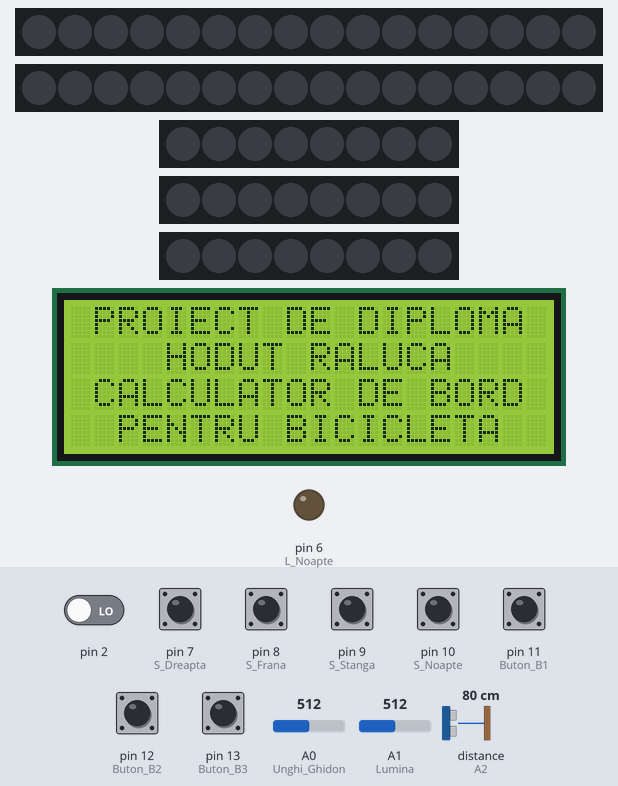
A sketch run on a simulated Arduino Uno, built with avr-gcc and run on an emulated ATmega328P. Parts: 2 × 16 RGB LEDs in strip order, left to right, 3 × 8 RGB LEDs in strip order, left to right, 20×4 character LCD, output pins drawn as LEDs (lit = HIGH). The test bench sets the inputs (shaded band); at power-on: pin 7 (S_Dreapta), pin 8 (S_Frana), pin 9 (S_Stanga), pin 10 (S_Noapte), pin 11 (Buton_B1), pin 12 (Buton_B2), pin 13 (Buton_B3) HIGH, pin 2 LOW, A0 (Unghi_Ghidon) = 512, A1 (Lumina) = 512, distance to the obstacle (sensor on A2) 80 cm. The echo pulse lasts 58.3 µs per cm; pins used as bus, display or sensor lines are not drawn.

Above: at 1.0 s.
1.1 s: pin 12 (Buton_B2) pulled LOW for 0.15 s
At 2.5 s:
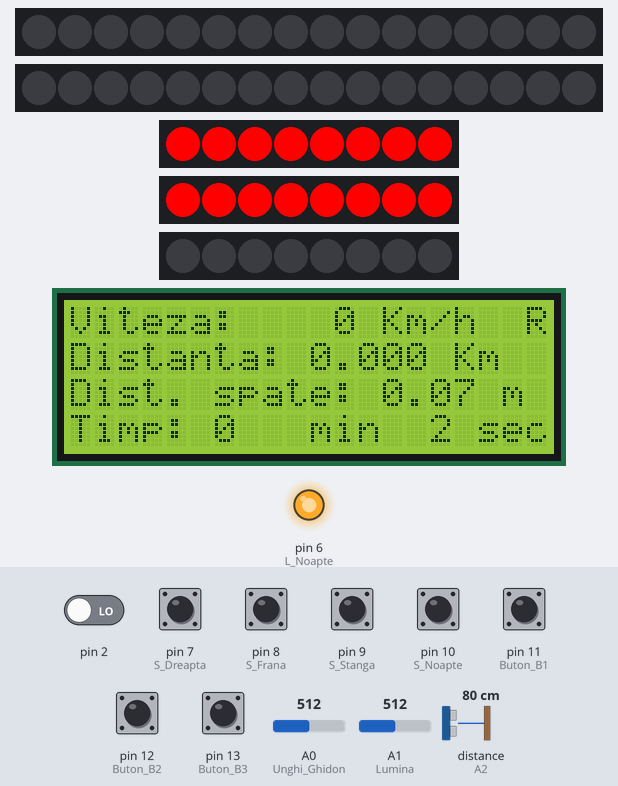
2.9 s: pin 13 (Buton_B3) pulled LOW for 1 s
At 4.3 s:
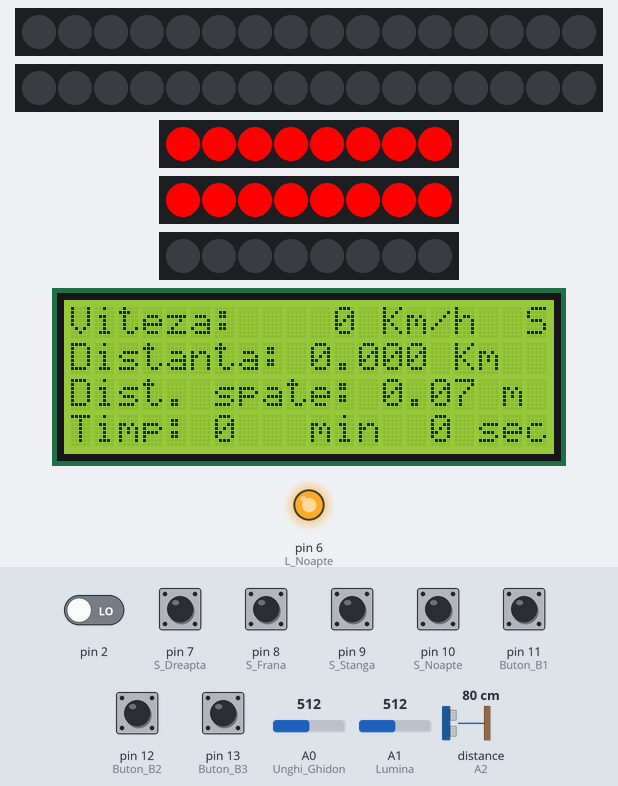
5.4 s: A0 (Unghi_Ghidon) set to 587
6.9 s: A0 (Unghi_Ghidon) set to 613
At 7.17 s:
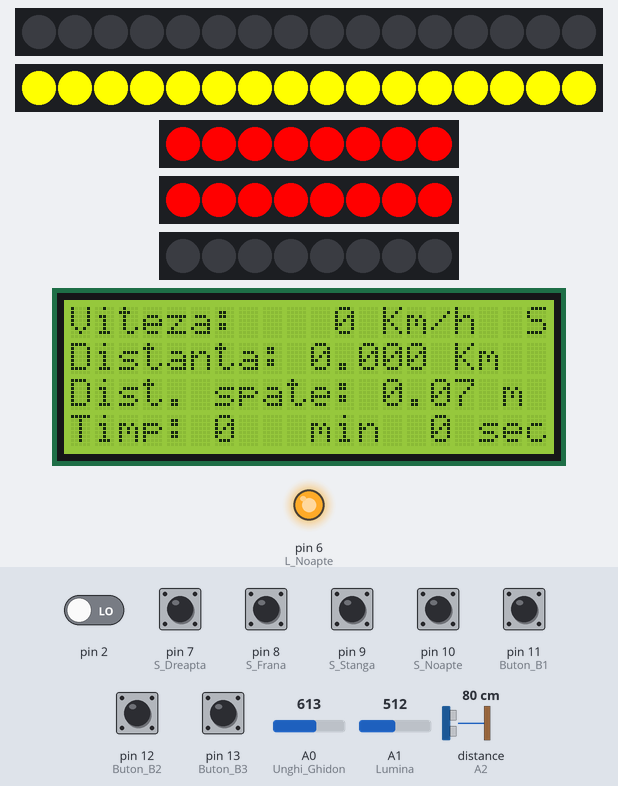
9.9 s: A1 (Lumina) set to 109
11.5 s: A1 (Lumina) set to 96
At 12.5 s:
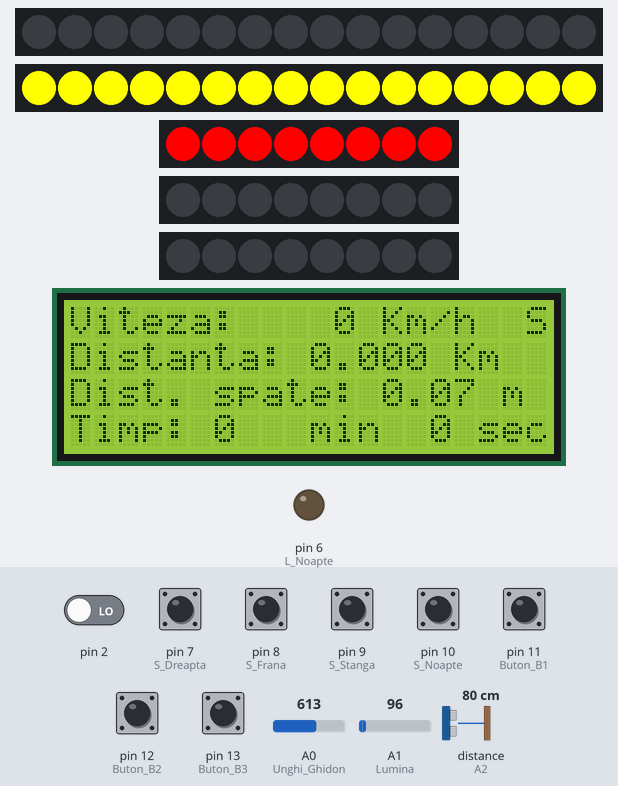
Timing chart, 0 to 14.5 s (numbered marks = the images above; inputs shaded):
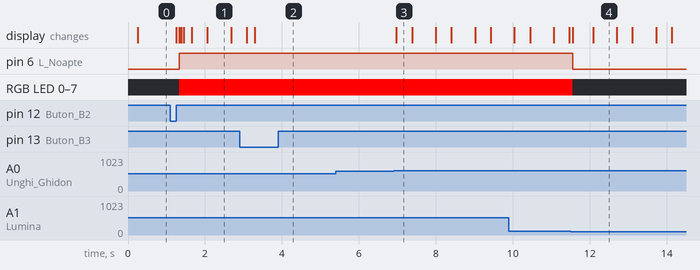

The sketch:

Bicicleta_Fix_Mod.ino
```cpp
#include <Wire.h>
#include <LiquidCrystal_I2C.h>
#include <FastLED.h>

#define Buton_B3          13      //buton 3
#define Buton_B2          12      //buton 2
#define Buton_B1          11      //buton 1
#define S_Noapte          10      //switch far-ochi de pisica
#define S_Stanga          9       //buton semnalizare stanga
#define S_Frana           8       //buton frana
#define S_Dreapta         7       //buton semnalizare dreapta
#define L_Noapte          6       //LED semnalizare noapte activat
#define L_Frana           5       //LED semnalizare frana
#define L_Ochi_de_Pisica  4       //LED Ochi de Pisica
#define L_Distanta        3       //LED semnalizare dreapta
#define L_Dreapta         1       //LED semnalizare frana
#define L_Stanga          0       //LED semnalizare stanga
//#define S_Viteza          0       //senzorul de masurare a vitezei

#define  Unghi_Ghidon     A0      //unghi ghidon - analogic
#define  Lumina           A1      //intensitate luminoasa - analogic
#define echoPin           A2      //echo - de la sonar
#define trigPin           A3      //trigger - pentru sonar


#define ct_Timer1   65550         //100 msec

#define dist_100cm   100
#define dist_80cm     80
#define dist_70cm     70
#define dist_60cm     60
#define dist_m50cm    50

//senzor ultrasonic
float perioada;
//int mas_distanta_spate;
int mas_distanta_spate;

//unghi ghidon
volatile int mas_unghi_ghidon=512;

//bare LED-uri
CRGB LED_Stanga[16];
CRGB LED_Dreapta[16];
CRGB LED_Distanta[8];
CRGB LED_Ochi_Pisica[8];
CRGB LED_Frana[8];

// Afisajul LCD la adresa 0x27 pentru 20 caractere si 4 linii
LiquidCrystal_I2C lcd(0x20, 20, 4);
void  afis_ecran(char sir_afis[80]);

char ecran_lucru[80];

//contoare timer
volatile int cont_500msec = 0;
volatile int cont_1sec = 0;
volatile bool pulse_500msec = false;
volatile bool pulse_1sec = false;

//viteza, distanta
float viteza = 0.0;               //viteza in km/h
float dist_viteza = 0.0;
float distanta = 0;             //distanta in km
float old_distanta = 0.0;
float r_roata = 0.305;          //24 inch -> raza de 30.48 cm  20 = 25.4, 24 =30.48 ; 26=33.02, 29=36.83
float d_roata = 24.0;
float nr_imp = 24.0;            //24 imp/rotatie
float L_roata;                  //circumferinta roata
float L_imp;                    //distanta pentru un impuls;
float contor_distanta = 0.0;
float old_contor_distanta = 0.0;
volatile int  old_impuls_dist = LOW;
int sec = 0;
int min = 0;
int ora = 0;
bool start_stop = false;

/******************************************************************
 Definitii functii semnalizare directie, frana si noapte
*******************************************************************/
void semnal_stanga(void);
void semnal_dreapta(void);
void semnal_frana(void);
void semnal_noapte(void);
int  mas_unghi(void);
void setari(void);

/******************************************************************
 Definitii functie calcul viteza si distanta
*******************************************************************/
//void calcul_viteza_distanta(void);

/******************************************************************
 Definitii functii semnalizare distanta
*******************************************************************/
void afis_distanta(void);

//intrerupere timer 1
ISR (TIMER1_OVF_vect){
//reincarcare constanta de timp
  TCNT1 = ct_Timer1;

//masurare 500msec
  cont_500msec++;
  if(cont_500msec == 2){
    cont_500msec = 0;
    pulse_500msec=!pulse_500msec;
    if(start_stop == false){
        return;
    }
//afisare viteza
     dist_viteza =(contor_distanta - old_distanta);
     old_distanta = contor_distanta;
    if(dist_viteza != 0.0){
     viteza = dist_viteza * 12.0;
    }
    else
      viteza = 0.0;
    sec++;
    if(sec == 60){
       sec = 0;
       min++;
    }
  }

//masurare 1sec
  cont_1sec++;
  if(cont_1sec == 10){
    cont_1sec = 0;
    pulse_1sec = !pulse_1sec;
  }

}

void setup() {
int tmp_i;
// Butoane
  pinMode(S_Stanga,INPUT_PULLUP);       //buton semnalizare stanga
  pinMode(S_Frana,INPUT_PULLUP);        //buton frana
  pinMode(S_Dreapta,INPUT_PULLUP);      //buton semnalizare dreapta
  pinMode(S_Noapte,INPUT_PULLUP);       //switch semnalizare noapte
  pinMode(Buton_B1,INPUT_PULLUP);
  pinMode(Buton_B2,INPUT_PULLUP);
  pinMode(Buton_B3,INPUT_PULLUP);

//LED-uri semnalizare
  FastLED.addLeds<WS2812, L_Stanga, GRB>(LED_Stanga, 16);
  FastLED.addLeds<WS2812, L_Dreapta, GRB>(LED_Dreapta, 16);
  FastLED.addLeds<WS2812, L_Distanta, GRB>(LED_Distanta, 8);
  FastLED.addLeds<WS2812, L_Ochi_de_Pisica, GRB>(LED_Ochi_Pisica, 8);
  FastLED.addLeds<WS2812, L_Frana, GRB>(LED_Frana, 8);

  for(tmp_i=0;tmp_i<16;tmp_i++){
      LED_Stanga[tmp_i] = CRGB ( 0, 0, 0);
      FastLED.show();
  }

//Releu noapte
  pinMode(L_Noapte,OUTPUT);
  digitalWrite(L_Noapte,LOW);

// initialize the LCD
	lcd.begin();
//            *       Linia 0    **     Linia 1      **   Linia 2        **       Linia 3    *
//            01234567890123456789012345678901234567890123456789012345678901234567890123456789
  afis_ecran(" PROIECT DE DIPLOMA     HODUT RALUCA     CALCULATOR DE BORD   PENTRU BICICLETA  ");
//  while(digitalRead(Buton_B3)==HIGH);
//            *       Linia 0    **     Linia 1      **   Linia 2        **       Linia 3    *
//            01234567890123456789012345678901234567890123456789012345678901234567890123456789
//  afis_ecran("Buton B1: Setup     Buton B2: Start                                             ");
  while(1){
    if(digitalRead(Buton_B1)==LOW){
      start_stop = false;
      setari();
    }
    if(digitalRead(Buton_B2)==LOW){
      start_stop = true;
      break;
    }
  }

//            *       Linia 0    **     Linia 1      **   Linia 2        **       Linia 3    *
//            01234567890123456789012345678901234567890123456789012345678901234567890123456789
  afis_ecran("Viteza:      Km/h   Distanta:       Km  Dist. spate:      m Timp:     min    sec");

//initializare timer 1
  cli();
  TCCR1A = 0x00;
  TCCR1B = 0x03;        //fact presc 256
  TCNT1 = ct_Timer1;    //100 msec
  TIMSK1 |=(1<<TOIE1);
  sei();
//senzor ultrasonic
  pinMode(trigPin, OUTPUT);
	pinMode(echoPin, INPUT);

//calcule miscare
 L_roata = 2*3.14*r_roata;                  //circumferinta roata
 L_imp = L_roata/nr_imp;                    //distanta pentru un impuls;


 attachInterrupt(digitalPinToInterrupt(2),calcul_viteza_distanta,RISING);
}


void loop() {
//masurare unghi ghidon
  mas_unghi_ghidon = mas_unghi();
//masurare distanta
//  afis_distanta();
//miscare stanga
  semnal_stanga();
//miscare dreapta
  semnal_dreapta();
//frana
  semnal_frana();
//activare semnalizare noaptea
  semnal_noapte();
//afisare distanta spate
  afis_distanta();
//calcul viteza distanta
//  calcul_viteza_distanta();

//afisare distanta state
  if( mas_distanta_spate > dist_100cm){
      lcd.setCursor(13,2);
      lcd.print("----");
  }
  else{
//      tmpDist_Spate = (float)mas_distanta_spate/100;
      lcd.setCursor(13,2);
      lcd.print((float)mas_distanta_spate/100);
  }
//  delay(10);
  if(viteza < 10){
    lcd.setCursor(10,0);
    lcd.print("   ");
    lcd.setCursor(11,0);
    lcd.print(viteza,0);
  }
  else{
    lcd.setCursor(10,0);
    lcd.print(viteza,0);
  }
  lcd.setCursor(10,1);
  lcd.print(contor_distanta/100.0,3);
  if(sec<10){
    lcd.setCursor(14,3);
    lcd.print(" ");
    lcd.setCursor(15,3);
    lcd.print(sec);
  }
  else{
    lcd.setCursor(14,3);
    lcd.print(sec);
  }
  lcd.setCursor(6,3);
  lcd.print(min);

//reset
  if(digitalRead(Buton_B3)==LOW){
    viteza = 0.0;
    contor_distanta = 0.0;
    old_distanta = 0.0;
    sec = 0;
    min = 0;
    start_stop = false;
  }
//start_stop
  if(digitalRead(Buton_B2)==LOW){
    start_stop = !start_stop;
  }
//afisare start_stop
  if(start_stop == false){
    lcd.setCursor(19,0);
    lcd.print("S");
  }
  else{
    lcd.setCursor(19,0);
    lcd.print("R");
  }

}

int mas_unghi(void){
  int tmpAnalog;

  tmpAnalog = analogRead(Unghi_Ghidon);
  return(tmpAnalog);
}

//miscare stanga
void semnal_stanga(void){
  int tmpS_Stanga;
  int tmp_i;

  tmpS_Stanga=digitalRead(S_Stanga);
  if(tmpS_Stanga == LOW || mas_unghi_ghidon < 400){
//  if(tmpS_Stanga == LOW ){
    if(pulse_500msec == true){
      for(tmp_i=0;tmp_i<16;tmp_i++){
        LED_Stanga[tmp_i] = CRGB ( 255, 255, 0);
      }
      FastLED.show();
  //    delay(40);
    }
    else{
      for(tmp_i=0;tmp_i<16;tmp_i++){
        LED_Stanga[tmp_i] = CRGB ( 0, 0, 0);
      }
      FastLED.show();
  //    delay(40);
    }
  }
  else{
      for(tmp_i=0;tmp_i<16;tmp_i++){
        LED_Stanga[tmp_i] = CRGB ( 0, 0, 0);
      }
      FastLED.show();
  //    delay(40);
  }
}

//miscare dreapta
void semnal_dreapta(void){
  int tmpS_Dreapta;
  int tmp_i;

  tmpS_Dreapta=digitalRead(S_Dreapta);
  if(tmpS_Dreapta == LOW || mas_unghi_ghidon > 600){
    if(pulse_500msec == true){
      for(tmp_i=0;tmp_i<16;tmp_i++)
        LED_Dreapta[tmp_i] = CRGB ( 255, 255, 0);
      FastLED.show();
      delay(40);
    }
    else{
      for(tmp_i=0;tmp_i<16;tmp_i++)
        LED_Dreapta[tmp_i] = CRGB ( 0, 0, 0);
      FastLED.show();
      delay(40);
    }
  }
  else{
      for(tmp_i=0;tmp_i<16;tmp_i++)
        LED_Dreapta[tmp_i] = CRGB ( 0, 0, 0);
      FastLED.show();
      delay(40);
  }
 }

//frana
void semnal_frana(void){
  int tmpS_Frana;
  int tmp_i;

  tmpS_Frana = digitalRead(S_Frana);
  if (tmpS_Frana==LOW){
      for(tmp_i=0;tmp_i<8;tmp_i++)
        LED_Frana[tmp_i] = CRGB ( 255, 0, 0);
      FastLED.show();
      delay(40);
  }
  else{
      for(tmp_i=0;tmp_i<8;tmp_i++)
        LED_Frana[tmp_i] = CRGB ( 0, 0, 0);
      FastLED.show();
      delay(40);
  }
}


//activare semnalizare noapte
void semnal_noapte(void){
  int tmp_i;
  int tmp_lumina;

  tmp_lumina = analogRead(Lumina);

  if(digitalRead(S_Noapte) == LOW || tmp_lumina >100){
    digitalWrite(L_Noapte, HIGH);
    for(tmp_i=0;tmp_i<8;tmp_i++)
        LED_Ochi_Pisica[tmp_i] = CRGB ( 255, 0, 0);
    FastLED.show();
    delay(40);
  }
  else{
    digitalWrite(L_Noapte, LOW);
     for(tmp_i=0;tmp_i<8;tmp_i++)
        LED_Ochi_Pisica[tmp_i] = CRGB ( 0, 0, 0);
      FastLED.show();
      delay(40);
  }
}


//afisare distanta
void afis_distanta(void){
  digitalWrite(trigPin, LOW);
  delayMicroseconds(2);
  digitalWrite(trigPin, HIGH);
  delayMicroseconds(10);
  digitalWrite(trigPin, LOW);

  perioada = pulseIn(echoPin, HIGH);
  mas_distanta_spate = (int)((perioada*0.034)/20);

  if(mas_distanta_spate <= dist_100cm && mas_distanta_spate > dist_80cm){
      LED_Distanta[0] = CRGB ( 255, 0, 0);
      LED_Distanta[1] = CRGB ( 255, 0, 0);
      LED_Distanta[2] = CRGB ( 0, 0, 0);
      LED_Distanta[3] = CRGB ( 0, 0, 0);
      LED_Distanta[4] = CRGB ( 0, 0, 0);
      LED_Distanta[5] = CRGB ( 0, 0, 0);
      LED_Distanta[6] = CRGB ( 0, 0, 0);
      LED_Distanta[7] = CRGB ( 0, 0, 0);
      FastLED.show();
      delay(40);
  }
  if(mas_distanta_spate <= dist_80cm && mas_distanta_spate > dist_70cm){
      LED_Distanta[0] = CRGB ( 255, 0, 0);
      LED_Distanta[1] = CRGB ( 255, 0, 0);
      LED_Distanta[2] = CRGB ( 255, 0, 0);
      LED_Distanta[3] = CRGB ( 255, 0, 0);
      LED_Distanta[4] = CRGB ( 0, 0, 0);
      LED_Distanta[5] = CRGB ( 0, 0, 0);
      LED_Distanta[6] = CRGB ( 0, 0, 0);
      LED_Distanta[7] = CRGB ( 0, 0, 0);
      FastLED.show();
      delay(40);
  }
  if(mas_distanta_spate <= dist_60cm && mas_distanta_spate > dist_m50cm){
      LED_Distanta[0] = CRGB ( 255, 0, 0);
      LED_Distanta[1] = CRGB ( 255, 0, 0);
      LED_Distanta[2] = CRGB ( 255, 0, 0);
      LED_Distanta[3] = CRGB ( 255, 0, 0);
      LED_Distanta[4] = CRGB ( 255, 0, 0);
      LED_Distanta[5] = CRGB ( 255, 0, 0);
      LED_Distanta[6] = CRGB ( 0, 0, 0);
      LED_Distanta[7] = CRGB ( 0, 0, 0);
      FastLED.show();
      delay(40);
  }
  if(mas_distanta_spate <= dist_m50cm){
      LED_Distanta[0] = CRGB ( 255, 0, 0);
      LED_Distanta[1] = CRGB ( 255, 0, 0);
      LED_Distanta[2] = CRGB ( 255, 0, 0);
      LED_Distanta[3] = CRGB ( 255, 0, 0);
      LED_Distanta[4] = CRGB ( 255, 0, 0);
      LED_Distanta[5] = CRGB ( 255, 0, 0);
      LED_Distanta[6] = CRGB ( 255, 0, 0);
      LED_Distanta[7] = CRGB ( 255, 0, 0);
      FastLED.show();
      delay(40);
  }
  if(mas_distanta_spate > dist_100cm){
      LED_Distanta[0] = CRGB ( 0, 0, 0);
      LED_Distanta[1] = CRGB ( 0, 0, 0);
      LED_Distanta[2] = CRGB ( 0, 0, 0);
      LED_Distanta[3] = CRGB ( 0, 0, 0);
      LED_Distanta[4] = CRGB ( 0, 0, 0);
      LED_Distanta[5] = CRGB ( 0, 0, 0);
      LED_Distanta[6] = CRGB ( 0, 0, 0);
      LED_Distanta[7] = CRGB ( 0, 0, 0);
      FastLED.show();
      delay(40);
  }
}

//afisare sir pe LCD
void  afis_ecran(char sir_afis[80]){
int   col;
int   linie;
int   i;

  i=0;
  for(linie=0;linie<4;linie++){
    for(col=0;col<20;col++){
      lcd.setCursor(col,linie);
      lcd.print(sir_afis[i]);
      i++;
    }
  }
}

/******************************************************************
 Functie calcul viteza si distanta
*******************************************************************/
void calcul_viteza_distanta(void){

  if(start_stop == false)
      return;
  contor_distanta += L_imp;
}

void setari(void){

//                  *       Linia 0    **     Linia 1      **   Linia 2        **       Linia 3    *
//               01234567890123456789012345678901234567890123456789012345678901234567890123456789
  afis_ecran("Selectie diametru   1. D. roata: 24 inch2. D. roata: 26 inch3. D. roata: 29 inch");
  while(1){
 //24 =30.48 ; 26=33.02, 29=36.83
    if(digitalRead(Buton_B1)==LOW){
      r_roata =0.305;
      break;
    }
   if(digitalRead(Buton_B2)==LOW){
      r_roata =0.330;
      break;
    }
   if(digitalRead(Buton_B3)==LOW){
      r_roata =0.368;
      break;
    }
  }

//                  *       Linia 0    **     Linia 1      **   Linia 2        **       Linia 3    *
//            01234567890123456789012345678901234567890123456789012345678901234567890123456789
  afis_ecran("Viteza:      Km/h   Distanta:       Km  Dist. spate:      m Timp:     min    sec");
}
```

Measured:
- the behaviour switches between 600 and 601 on A0 (Unghi_Ghidon) (found by bisection; images 2 and 3)
- the behaviour switches between 101 and 100 on A1 (Lumina) (found by bisection; images 3 and 4)
- after the input at 1.1 s, pin 6 (L_Noapte): LOW → HIGH after 0.24 s; RGB LED 0–7: off → RGB(255, 0, 0) after 0.24 s; the display: first changes after 0.15 s (image 1 shows a later state)
- after the input at 2.9 s, the display: first changes after 0.19 s (image 2 shows a later state)
- after the input at 5.4 s, every drawn part: stays the same
- after the input at 11.5 s, pin 6 (L_Noapte): HIGH → LOW after 0.06 s
- what the display in image 3 shows lasts 0.4 s, from 7.0 s to 7.4 s
- what the display in image 4 shows lasts 0.6 s, from 12.1 s to 12.7 s
